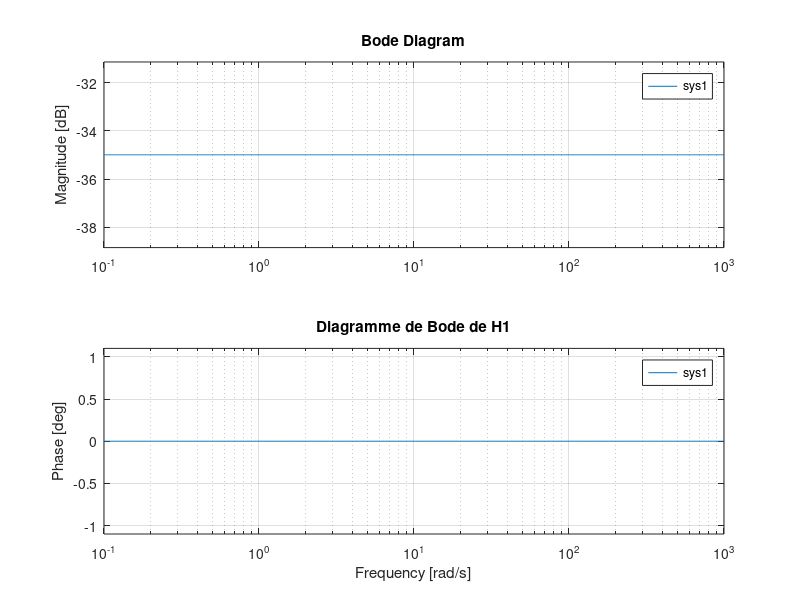
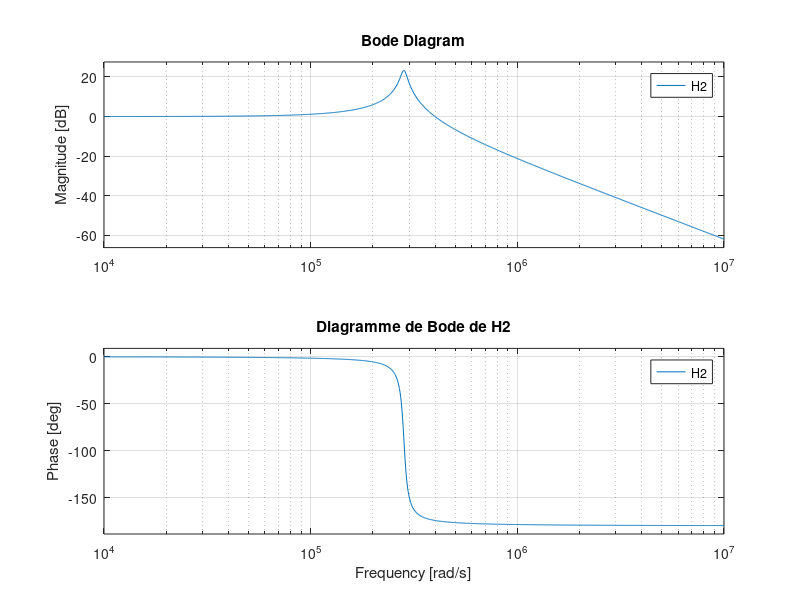
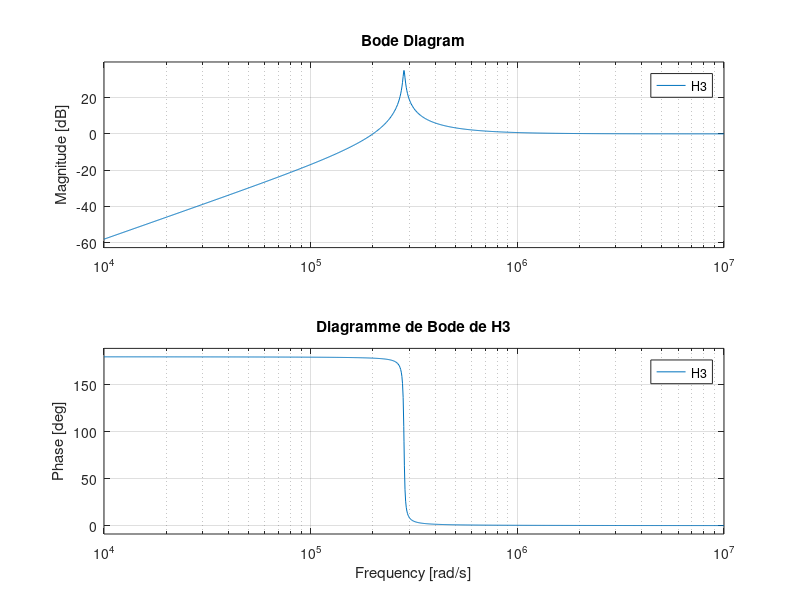
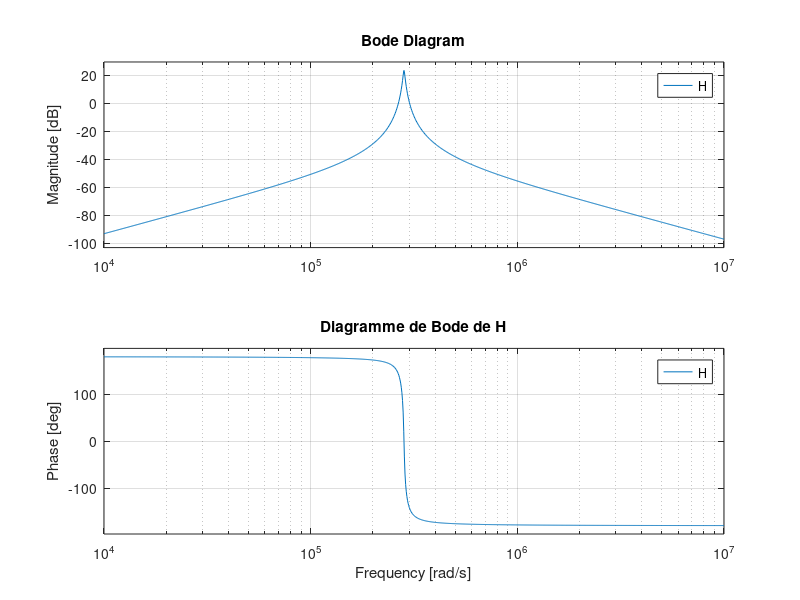

Here is the MATLAB script that generated these plots, in order:
% Définition de H1
H1 = 1.78e-2;

% Création du système de transfert
sys1 = tf(H1);

% Diagramme de Bode
figure;
bode(sys1)
grid on
title('Diagramme de Bode de H1')

% Définition de s
s = tf('s');

% Définition de H2
H2 = 1 / (1.25e-11*s^2 + 2.42e-7*s + 1);

% Diagramme de Bode
figure;
bode(H2)
grid on
title('Diagramme de Bode de H2')

% Définition de H3
H3 = (1.25e-11*s^2) / (1.25e-11*s^2 + 6.3e-8*s + 1);

% Diagramme de Bode
figure;
bode(H3)
grid on
title('Diagramme de Bode de H3')

% Définition de H
H = H1 * H2 * H3;

% Diagramme de Bode
figure;
bode(H)
grid on
title('Diagramme de Bode de H')
